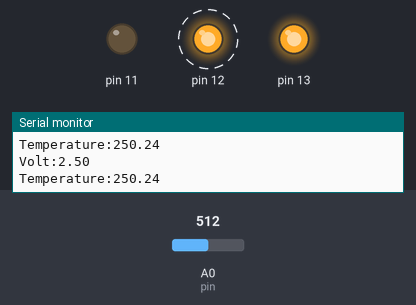
Bench run of a sketch on a simulated Arduino Uno, built with avr-gcc and run on an emulated ATmega328P. On the bench: output pins drawn as LEDs (lit = HIGH), the last lines printed to the serial monitor. Dashed ring = blinking. Inputs (shaded band) come from the test bench; at power-on: A0 (pin) = 512.

Above: at 1.9 s.
2.0 s: A0 (pin) set to 67
5.5 s: A0 (pin) set to 63
At 6.3 s:
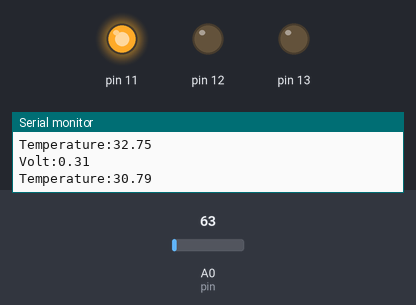
9.8 s: A0 (pin) set to 122
At 10.56 s:
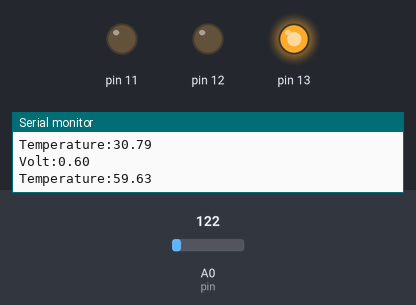
13.3 s: A0 (pin) set to 21
At 14.4 s:
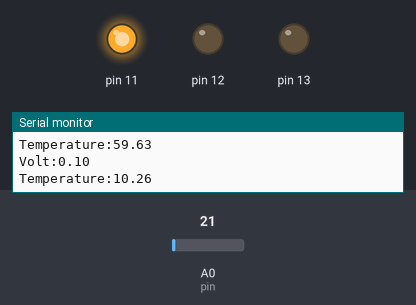
Timing chart, 0 to 16.3 s (numbered marks = the images above; inputs shaded):
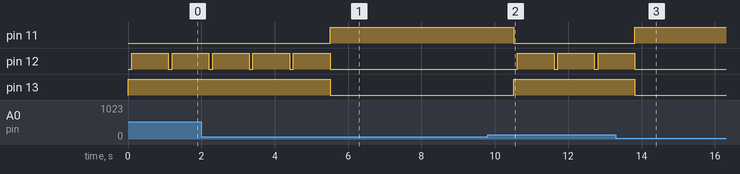

The sketch:

4-1.ino
```cpp
#define pin A0

void setup() {
  Serial.begin(9600);
  pinMode(13,OUTPUT);

}

void loop() {
  double val = analogRead(pin);
  //出力電圧に変換
  double vol = val*5.0/1023;
  //温度に変換(気温一度につき10mV)
  double temp=vol*100.0;

 //Serial.print("ls");
 //Serial.println(val);
 Serial.print("Volt:");
 Serial.println(vol);
 Serial.print("Temperature:");
 Serial.println(temp);
 Serial.println("");


 if(temp>=31){
  analogWrite(13,255);
  analogWrite(12,LOW);
  delay(100);
  analogWrite(13,255);
  analogWrite(12,255);
 }else if(temp<30&&temp>=28){
  analogWrite(13,255);
 }else if(temp<28&&temp>=25){
  analogWrite(12,255);
 }else{
  analogWrite(11,255);
 }

delay(1000);

   analogWrite(11,LOW);
  analogWrite(12,LOW);
    analogWrite(13,LOW);
}
```

Measured:
- the behaviour switches between 64 and 63 on A0 (pin) (found by bisection; images 0 and 1)
- after the input at 5.5 s, pin 11: LOW → HIGH at once; pin 12: goes on until 5.5 s, then stays LOW; pin 13: HIGH → LOW at once
- after the input at 9.8 s, pin 11: HIGH → LOW after 0.71 s; pin 12: alternates HIGH for 1.0 s and LOW for 0.10 s, starting after 0.81 s; pin 13: LOW → HIGH after 0.71 s
- after the input at 13.3 s, pin 11: LOW → HIGH after 0.52 s; pin 12: goes on until 13.8 s, then stays LOW; pin 13: HIGH → LOW after 0.52 s
- by itself, pin 12: alternates HIGH for 1.0 s and LOW for 0.10 s
